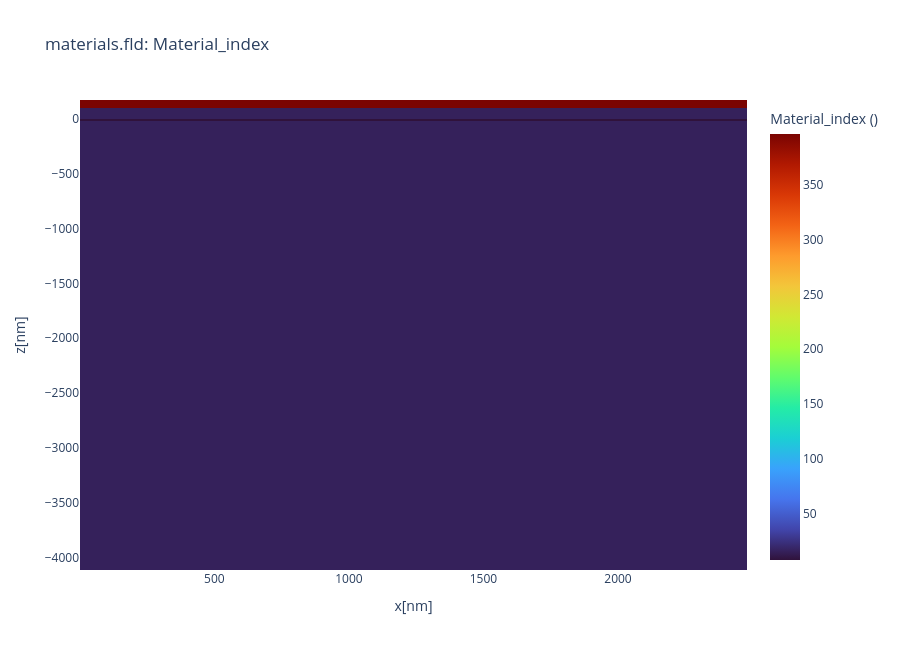
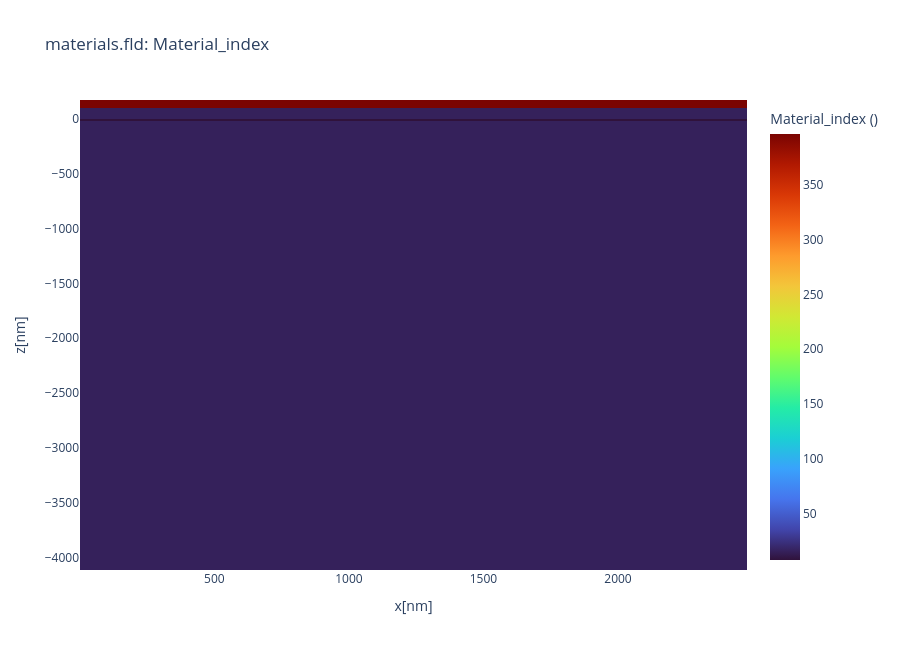

These figures' notebook cell, in order:
### Code cell
nnt.plot_structure_plane(RUN_ROOT, quantity='materials', interactive=True)
